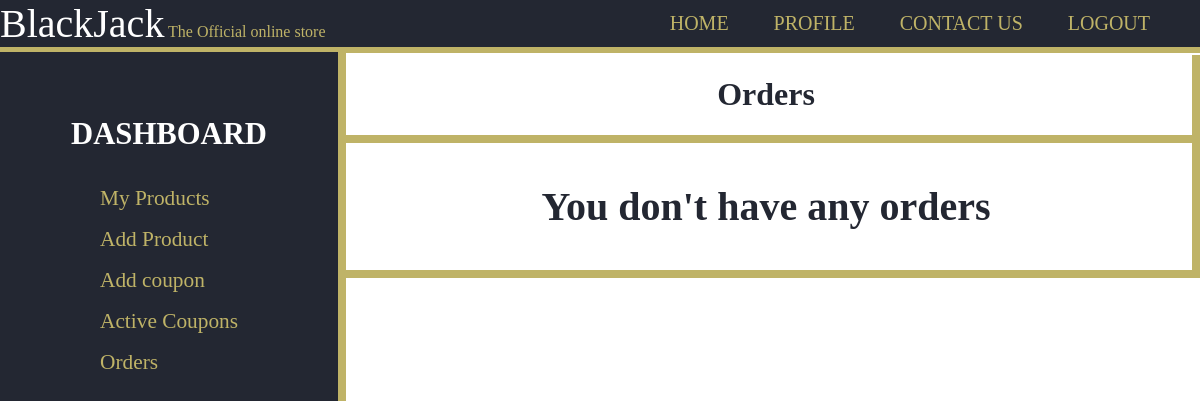
Before: /shop/orders/ (signed in) with the older database file.
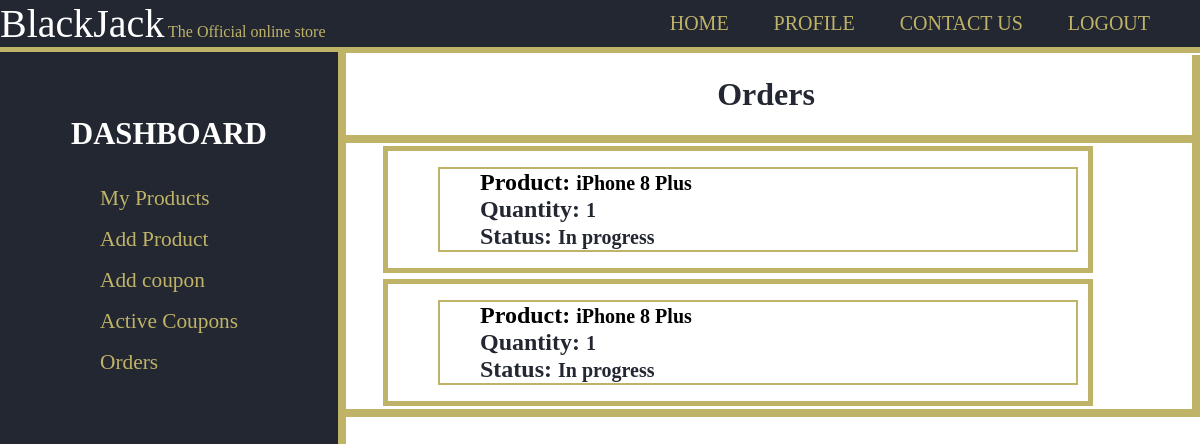
After: the same page with the newer database file.
### users/models.py (models this page shows)
class InCart(models.Model):
    product = models.ForeignKey('products.Product',on_delete=models.CASCADE,null=True,default=None)
    quantity = models.PositiveSmallIntegerField(default=1)

### products/models.py (models this page shows, shortened)
class Product(models.Model):
    id = models.UUIDField(primary_key=True, default=uuid.uuid4, editable=False)
    name = models.CharField(max_length=100)
    price = models.DecimalField(max_digits=7,decimal_places=2)
    description = models.TextField(blank=True)
    remaininginstock = models.PositiveSmallIntegerField(default=1)
    featured = models.BooleanField(default=False)
    image = models.ImageField(null=True,blank=True,upload_to='product_images/')
    shop = models.ForeignKey('shop.Shop',on_delete=models.CASCADE)
    reviews = models.ManyToManyField(Review, blank=True, related_name="reviews")
    categories = [
        ('clothing','Clothing'),
        ('tvs','TVs'),
        ('electronics','Electronics'),
        ('home_applicanes','Home Appliances'),
        ('furniture','Furniture'),
        ('other','Other')
    ]
    category_map={
        'clothing':'Clothing',
        'tvs':'TVs',
        'electronics':'Electronics',
        'home_appliances':'Home Appliances',
        'furniture':'Furniture',
        'other':'Other'
    }
    category = models.CharField(max_length=15,choices=categories,default='other')
    visits = models.IntegerField(default=0)

### shop/views.py (the view, shortened to what this page needs)
# urls.py: path('<str:shopname>/', views.index, name='shop'),
def index(request, shopname):
    try:
        if shopname=='addproduct':
            return addproduct(request)
        elif shopname=='activecoupons':
            return activecoupons(request)
        elif shopname=='orders':
            return orders(request)
    except Shop.DoesNotExist:
        return render(request,'shop/404.html')

### shop/views.py (called while the page is built)
@login_required
def orders(request):
    if not request.user.shop:
        return render(request,'shop/not_a_seller.html')
    return render(request,'shop/orders.html',{'orders':request.user.shop.orders.all(),'shop':request.user.shop})

### shop/templates/shop/orders.html (shortened to what this page needs)
{% extends 'shop/layout.html' %}
{% block name %}Orders{% endblock %}
{% block body %}
{% if orders %}
<div id="items">
  <div class="itemscontainer">
    {% for order in orders %}
      <div class="item">
          <ol>
            {% for product in order.products.all %}
            {% if product.product.shop.name == shop.name %}
              <ul style="border:2px solid #BFB367; margin:10px; list-style-type:none;">
                <li><a href="{% url 'productpage' product.product.id %}"><h2 style="display:inline;">Product: </h2><span style="font-size:20px;">{{product.product.name}}</span></a></li>
                <li><h2 style="display:inline;">Quantity: </h2> <span style="font-size: 20px;">{{product.quantity}}</span></li>
                <li><h2 style="display:inline;">Status: </h2><span style="font-size: 20px;">{% if order.is_delivered %}Delivered{% else %}In progress{% endif %}</span></li>
              </ul>
              {% endif %}
            {% endfor %}
          </ol>
      </div>
    {% endfor %}
  </div>
</div>
{% else %}
<div>
  <p style="font-size:2.5rem; text-align:center">You don't have any orders</p>
</div>
{% endif %}
{% endblock %}

Changed rows visible on the page:
added InCart: product.name "iPhone 8 Plus", quantity "1"
added InCart: product.name "iPhone 8 Plus", quantity "1"
Other visible differences:
text no longer shown: "You don't have any orders"
